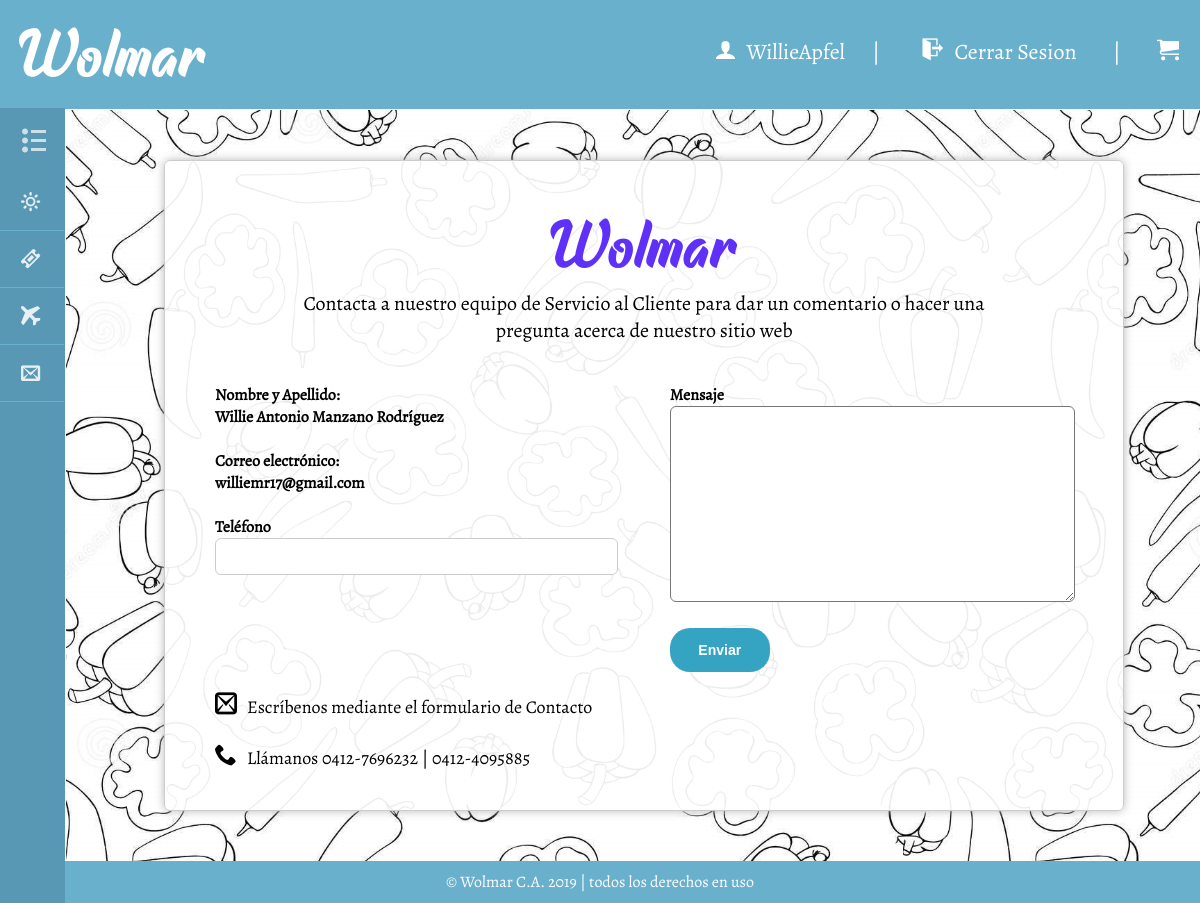
/contacto.php (signed in), run on an earlier commit of the app's database.
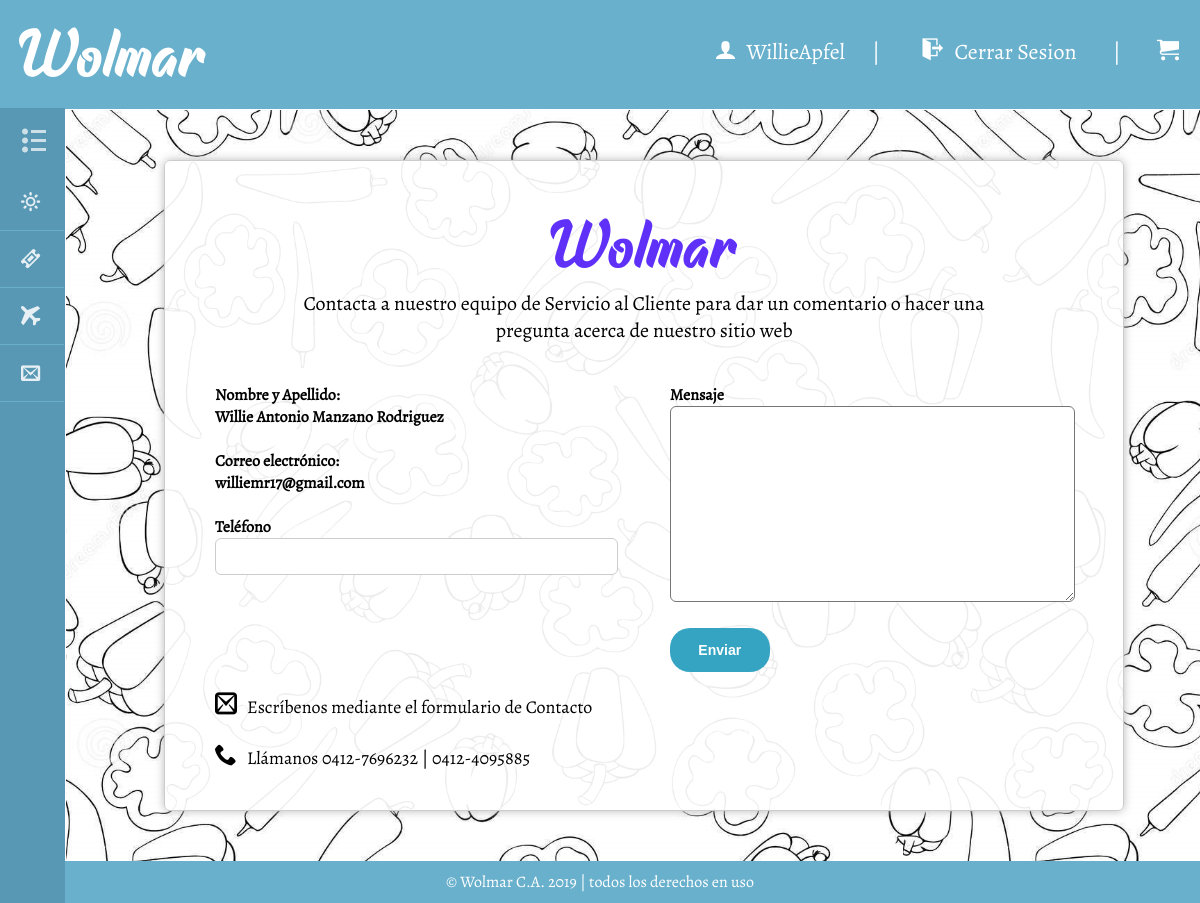
And on a later commit of the database.
### tables this page shows
CREATE TABLE `persona` (
  `id_persona` int(8) NOT NULL,
  `nombres` varchar(50) NOT NULL,
  `apellidos` varchar(50) NOT NULL,
  `correo` varchar(50) NOT NULL,
  `nombre_usuario` varchar(20) NOT NULL,
  `clave` varchar(30) NOT NULL
);

### contacto.php (the view, shortened to what this page needs)
<?php
include 'connect.php';
if(isset($_SESSION['usuario'])){
	$nombre_usuario = $_SESSION['usuario'];
	$consulta = "SELECT * FROM persona WHERE nombre_usuario = '$nombre_usuario'";
	$resultado = mysqli_query($conexion, $consulta);
	$atributo = mysqli_fetch_array($resultado);
}
?>
<!DOCTYPE html>
<html lang="es">
<head>
	<link rel="stylesheet" type="text/css" href="css/contacto.css">
	<link rel="stylesheet" type="text/css" href="css/fonts.css">
</head>
<body>
	<header>
		<h1 class="home"><a href="index.php">Wolmar</a></h1>
		<ul class="menuP">
            <?php if (isset($_SESSION['usuario'])): ?>
            <li><span class="icon-user"></span><?php echo $_SESSION['usuario']?></li>
            <li>|</li>
            <li><a href ="desconexion.php"><span class="icon-exit"></span>Cerrar Sesion<?php ?></a></li>
			<li>|</li>
            <li><a href="#" class="icon-cart"></a></li>
            <?php endif; ?>
		</ul>
		<nav>
				<div class="menu-bar">
					<h2><span class="icon-list2"></span>MENÚ</h2>
				</div>
			<ul class="menu">
				<li class="supermercado">
					<a href="#"><span class="icon-sun"></span>Supermercado<span class="icon-circle-down"></span></a>
				</li>
				<li>
					<a href="#"><span class="icon-ticket"></span>Ofertas</a>
				</li>
				<li>
					<a href="#"><span class="icon-airplane"></span>Importado</a>
				</li>
				<li>
					<a href="contacto.php"><span class="icon-envelop"></span>Contáctanos</a>
				</li>
			</ul>
		</nav>
	</header>
	<section class="main">
		<div id="form-contacto">
			<form action="contacto_submit.php" method="post" onsubmit="return validar(this);">
				<h1>Wolmar</h1>
				<h2>Contacta a nuestro equipo de Servicio al Cliente para dar un comentario o hacer una
				pregunta acerca de nuestro sitio web</h2>
				<div class="col-izquierda">
				<?php if (isset($_SESSION['usuario'])): ?>
						<label for="nombre">Nombre y Apellido:</label>
						<label> <?php echo $atributo['nombres']," ",$atributo['apellidos'];?></label>
						<label><br></label>
						<label for="correo">Correo electrónico:</label>
						<label for="correo"><?php echo $atributo['correo'];?></label>
						<label><br></label>
					<?php endif; ?>
					<label for="telefono">Teléfono</label>
					<input type="tel" id="telefono" name="telefono" maxlength="12" required>
				</div>
				<div class="col-derecha">
					<label for="asunto">Mensaje</label>
					<textarea rows="8" name="asunto" id="asunto" maxlength="500" required></textarea>
					<input type="submit" name="enviar" value="Enviar">
				</div>
				<p><span class="icon-mail2"></span>Escríbenos mediante el formulario de Contacto</p>
				<p><span class="icon-phone"></span>Llámanos 0412-7696232 | 0412-4095885</p>
			</form>
		</div>
	</section>
	<footer>
		<p>© Wolmar C.A. 2019 | todos los derechos en uso</p>
	</footer>
</body>
</html>

### css/contacto.css (style rules this page uses)
* { margin: 0; padding: 0; }
body { font-family: 'Alegreya'; background-repeat:no-repeat; background-attachment:fixed; background-position:center; background-size: cover; overflow-x: hidden; }
header { position: fixed; top: 0; width: 100%; background: #69B0CD; color: #fff; }
header h1 { font-family: 'Raphtalia'; font-weight: lighter; font-size: 70px; display: inline-block; text-align: left; margin: 10px; }
header .menuP { display: inline-block; margin-top: 17px; float: right; }
header .menuP li { display: inline-block; margin: 20px 12px; font-size: 22px; }
header .menuP a, h1 a { padding: 9px; color: #fff; text-decoration: none; }
header span { margin-right: 28px; margin-left: 6px; }
.icon-user, .icon-exit { margin-right: 10px; font-size: 22px; }
.menu-bar { cursor: pointer; padding: 16px; color: #fff; opacity: .7; }
header nav { font-family: 'BreeSerif'; position: fixed; width: 64px; height: 100%; background:#5898B4; outline: 1px solid #5898B4; transition: all .3s; overflow-x: hidden; overflow-y: auto; }
header ul { list-style: none; }
header nav > ul { padding-bottom: 110px; }
header nav li { border-bottom: 1px solid #69B0CD; transition: all .3s; }
header nav a { padding: 15px; display: block; color: #fff; opacity: .85; font-size: 1.2em; text-decoration: none; position: relative; }
section { background-image: url(../multimedia/pimientos.jpg); background-size: contain; background-attachment:fixed; width: 93%; margin: 110px 0 0 66px; padding: 30px 20px; }
section h1 { font-family: 'Raphtalia'; font-weight: lighter; color: #5F31F8; font-size: 70px; text-align: center; }
section h2 { font-size: 20px; margin:0 70px; margin-bottom: 40px; font-weight: normal; text-align: center; }
div#form-contacto { width: 1000px; margin: 0 auto; }
div.col-izquierda { width: 47%; float: left; }
div.col-derecha { width: 47%; float: right; }
#form-contacto form { background-color: rgba(255, 255, 255, .92); box-shadow: 0 0 10px #bbb; border: 1px solid #ccc; margin: 20px; padding: 40px 50px; border-radius: 6px; }
#form-contacto label { font-size: 16px; display: block; text-align: left; font-weight: bold; }
#form-contacto textarea { width: 100%; resize: vertical; max-height: 300px; min-height: 194px; }
#form-contacto p { clear: both; margin-top: 24px; font-size: 18px; }
#form-contacto p span { font-size: 22px; margin-right: 10px; }
input { margin-bottom: 20px; width: 100%; padding:10px; box-sizing: border-box; border: 1px solid #ccc; }
input[type="text"], input[type="email"], input[type="tel"], textarea { border-radius: 6px; }
input[type="submit"] { display: block; margin: 20px 0; font-size: 14px; font-weight: bold; height: 44px; width: 100px; background: #34A4C2; color: #fff; border: none; border-radius: 20px; }
footer { background: #69B0CD; color:#fff; z-index: 0; padding: 10px 0px; text-align: center; }

What changed in the data, as far as the page shows it:
changed persona "Willie Antonio": apellidos "Manzano Rodríguez" → "Manzano Rodriguez"
